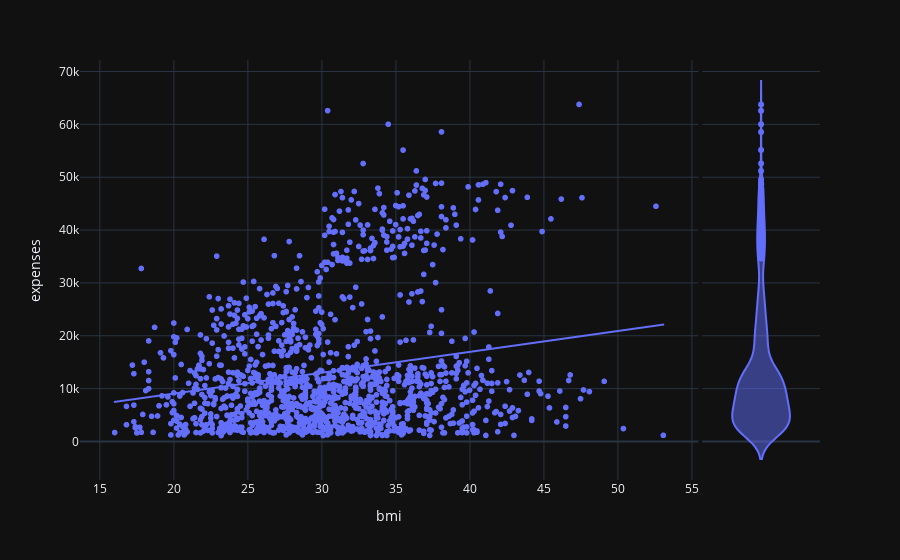

Notebook code for this chart:
### Code cell
px.scatter(data, y = 'expenses',
           x = 'bmi',
           marginal_y = 'violin',
           trendline = 'ols',template = 'plotly_dark')

### Figure 1 — Plotly figure (JSON) as saved in the notebook; plotly's stock layout.template omitted (floating-point values rounded to 4 significant figures; data arrays with more than 128 entries replaced by an {"elided": "..."} marker saying what was removed)
{"data": [{"hovertemplate": "bmi=%{x}<br>expenses=%{y}<extra></extra>", "legendgroup": "", "marker": {"color": "#636efa", "symbol": "circle"}, "mode": "markers", "name": "", "showlegend": false, "type": "scattergl", "x": {"elided": "1338 float values"}, "xaxis": "x", "y": {"elided": "1338 float values"}, "yaxis": "y"}, {"alignmentgroup": "True", "hovertemplate": "expenses=%{y}<extra></extra>", "legendgroup": "", "marker": {"color": "#636efa", "symbol": "circle"}, "name": "", "offsetgroup": "", "scalegroup": "y", "showlegend": false, "type": "violin", "xaxis": "x2", "y": {"elided": "1338 float values"}, "yaxis": "y2"}, {"hovertemplate": "<b>OLS trendline</b><br>expenses = 394.328 * bmi + 1178.18<br>R<sup>2</sup>=0.039433<br><br>bmi=%{x}<br>expenses=%{y} <b>(trend)</b><extra></extra>", "legendgroup": "", "marker": {"color": "#636efa", "symbol": "circle"}, "mode": "lines", "name": "", "showlegend": false, "type": "scattergl", "x": {"elided": "1338 float values"}, "xaxis": "x", "y": {"elided": "1338 float values"}, "yaxis": "y"}], "layout": {"legend": {"tracegroupgap": 0}, "margin": {"t": 60}, "xaxis": {"anchor": "y", "domain": [0, 0.8358], "title": {"text": "bmi"}}, "xaxis2": {"anchor": "y2", "domain": [0.8408, 1], "matches": "x2", "showgrid": false, "showline": false, "showticklabels": false, "ticks": ""}, "yaxis": {"anchor": "x", "domain": [0, 1], "title": {"text": "expenses"}}, "yaxis2": {"anchor": "x2", "domain": [0, 1], "matches": "y", "showgrid": true, "showticklabels": false}}}
